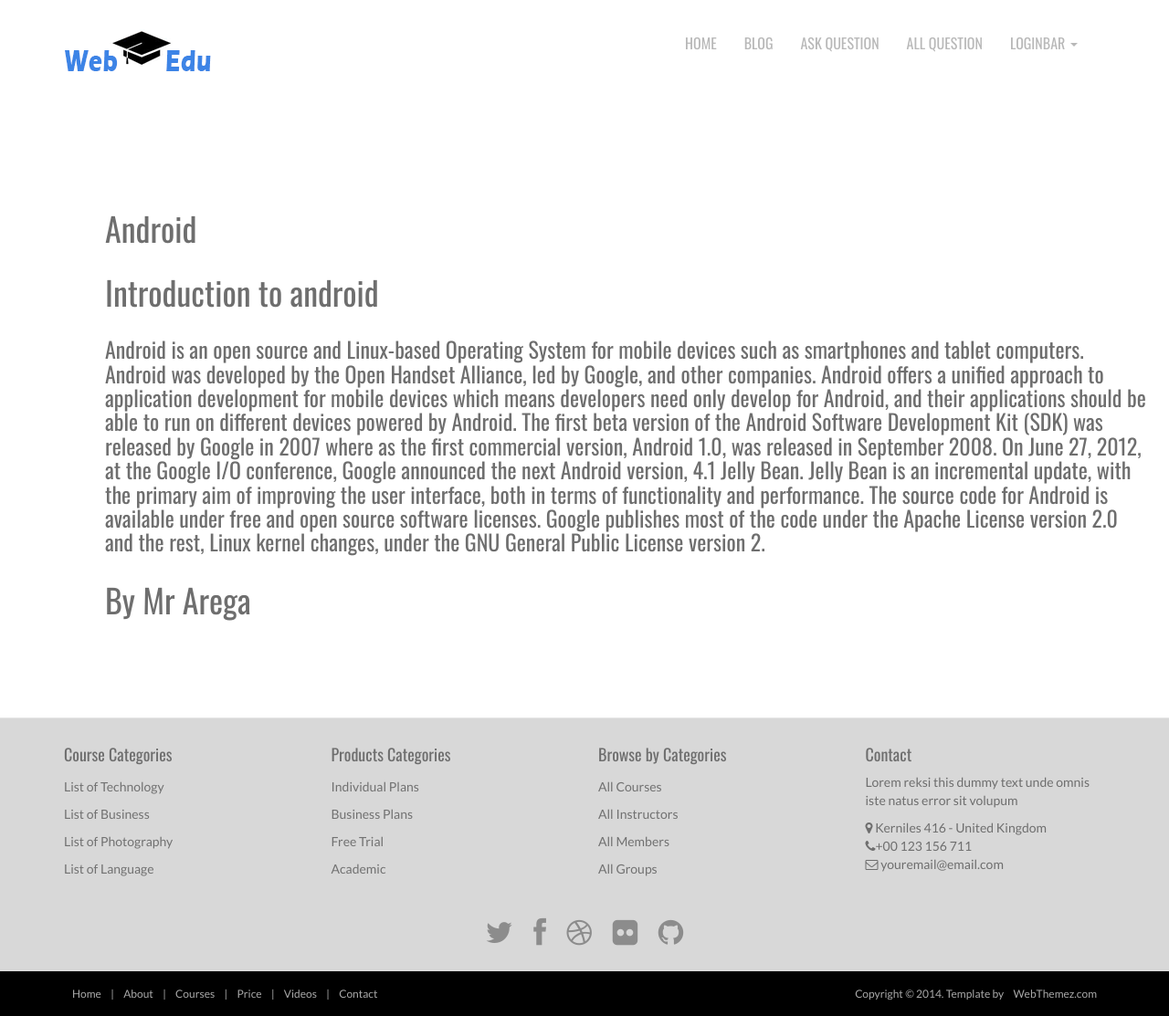
The page /content/1 on the database its author committed.
### website/models.py (models this page shows)
class Blog(db.Model):
    id = db.Column(db.Integer, primary_key=True)
    chapter = db.Column(db.String(20))
    section = db.Column(db.String(20))
    subject = db.Column(db.String(50))
    content = db.Column(db.Text)
    teacher = db.Column(db.String(34))

class User(db.Model, UserMixin):
    id = db.Column(db.Integer, primary_key=True)
    email = db.Column(db.String(150), unique=True)
    password = db.Column(db.String(150))
    first_name = db.Column(db.String(150))
    last_name= db.Column(db.String(200))
    if type == "student":
        type = db.Column(db.String(20),default="student")
    elif type == "instructor":
        type = db.Column(db.String(20),default="instructor")
    elif type=="administrator":
        type = db.Column(db.String(20),default="administrator")
    else:
        type = db.Column(db.String(20),default="unknown")
    questions_asked = db.relationship(
        'Question',
        foreign_keys="Question.asked_by_id",
        backref='asker',
        lazy=True
        )
    answer_requested  = db.relationship(
        'Question',
        foreign_keys="Question.asked_to_id ",
        backref='instructor',
        lazy=True
        )

### website/views.py (the view)
@views.route('/content/<int:id>',methods=['GET','POST'])
def content(id):
    blog = Blog.query.filter_by().filter(Blog.id==id).one()
    users = User.query.all()
    return render_template('content.html',blog=blog,users=users)

### website/templates/content.html (shortened to what this page needs)
{% extends 'base.html'%}
{% block body %}
<div class="container" style="margin:100px;">
    <h1>{{blog.subject}}</h1>
    <h1>{{blog.section}}</h1>
    <h3>{{blog.content}}</h3>
{% for user in users %}
    {% if user.email == blog.teacher %}
         <h1>By Mr {{user.first_name}}</h1>
    {%endif%}
{%endfor%}
</div>
{%endblock%}

### website/static/css/style.css (style rules this page uses)
body { font-family: 'Lato', sans-serif; font-weight: normal; color: #6E6E6E; }
h1, h2, h3, h4, h5, h6 { font-weight: normal; font-family: 'Oswald', sans-serif; }
h1, .h1, h2, .h2, h3, .h3 { margin-top: 30px; }

### rows shown on the page
Blog: subject "Android", section "Introduction to android", content "Android is an open source and Linux-based Operating System for mobile devices such as smartphones and tablet computers. Android was developed by the Open Handset Alliance, led by Google, and other companies. Android offers a unified approach to application development for mobile devices which means developers need only develop for Android, and their applications should be able to run on different devices powered by Android. The first beta version of the Android Software Development Kit (SDK) was released by Google in 2007 where as the first commercial version, Android 1.0, was released in September 2008. On June 27, 2012, at the Google I/O conference, Google announced the next Android…"
User: first_name "Arega"
